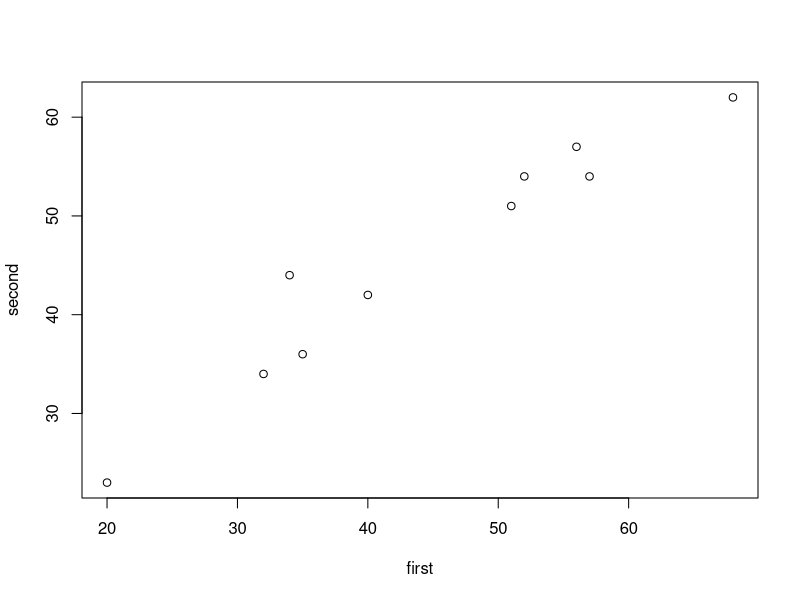
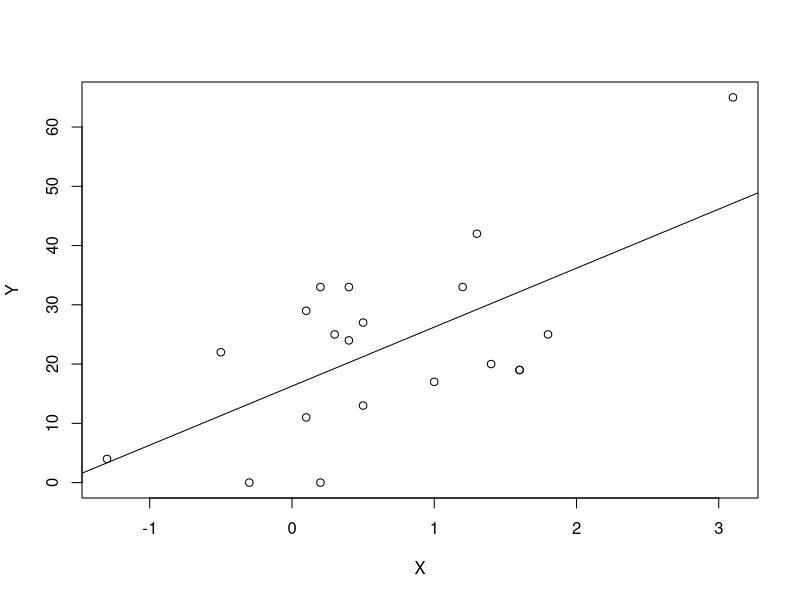
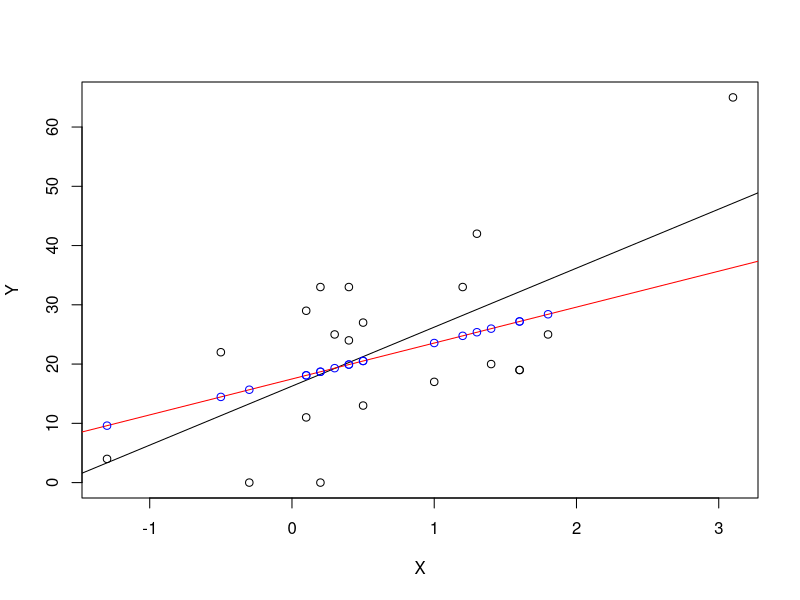

R code for these plots, in order:
##########################
### '150709. lecture 9 ###
##########################


# Q1. Association b/w the amount of money spends on 1st visit
#         vs their 2nd visit.

first <- c(20,32,35,34,40,51,52,56,57,68)
second <- c(23,34,36,44,42,51,54,57,54,62)

# a. display the relationship
plot(first, second)

# b. discribe the pattern.
#     => Yes, they have string positive linear relationship. 

# c. calculate the corr.
cor(first,second)

# d. s.e. of corr.
# corr. 
sqrt( (1-cor(first,second)^2) / (length(first)-2) )

# e. 95% c.i. for corr.
cor.test(first,second)$conf.int






# Q2-a. adding $30 to each 2nd visits
second2 <- second + 30
cor(first,second2)
#   => Adding a constant does not affect corr.

# Q2-b. multiply by 100 to each 1st visits.
first2 <- first*100
cor(first2,second)
#   => Multiplying a constant does not affect corr. because they was standardzied.





# Q3
Q3_data <-
  matrix(
    c(-1.3,4,
    -0.5,22,
    -0.3,0,
    0.2,0,
    0.1,11,
    0.5,13,
    1.0,17,
    0.3,25,
    0.4,24,
    0.5,27,
    0.1,29,
    0.2,33,
    0.4,33,
    1.3,42,
    1.2,33,
    1.4,20,
    1.6,19,
    1.6,19,
    1.8,25,
    3.1,65)
    ,ncol = 2, byrow = T)
Q3_data <- data.frame('X'=Q3_data[,1],'Y'=Q3_data[,2])

# a. 
plot(Q3_data); cor(Q3_data)
#   => They have positive linear relationship.

# b.
myfit <- lm(Y~X, Q3_data)
myfit
abline(myfit)

# c.
summary(myfit)
#   -> Yes, Since the p-value for testing null hyphothesis, beta=0, is lower than our significance lev. alpha=0.05.

# d.
plot(Q3_data) # The 20th obs. looks like extreme.

myfit2 <- lm(Y~X, Q3_data[-20,])
summary(myfit2)

abline(myfit); abline(myfit2, col='red')
myfit2$coefficients[2] - myfit$coefficients[2] # Lower about -3.89

# +@ Do prediction.
points(Q3_data[-20,]$X, as.vector(predict(myfit2)), col='blue')